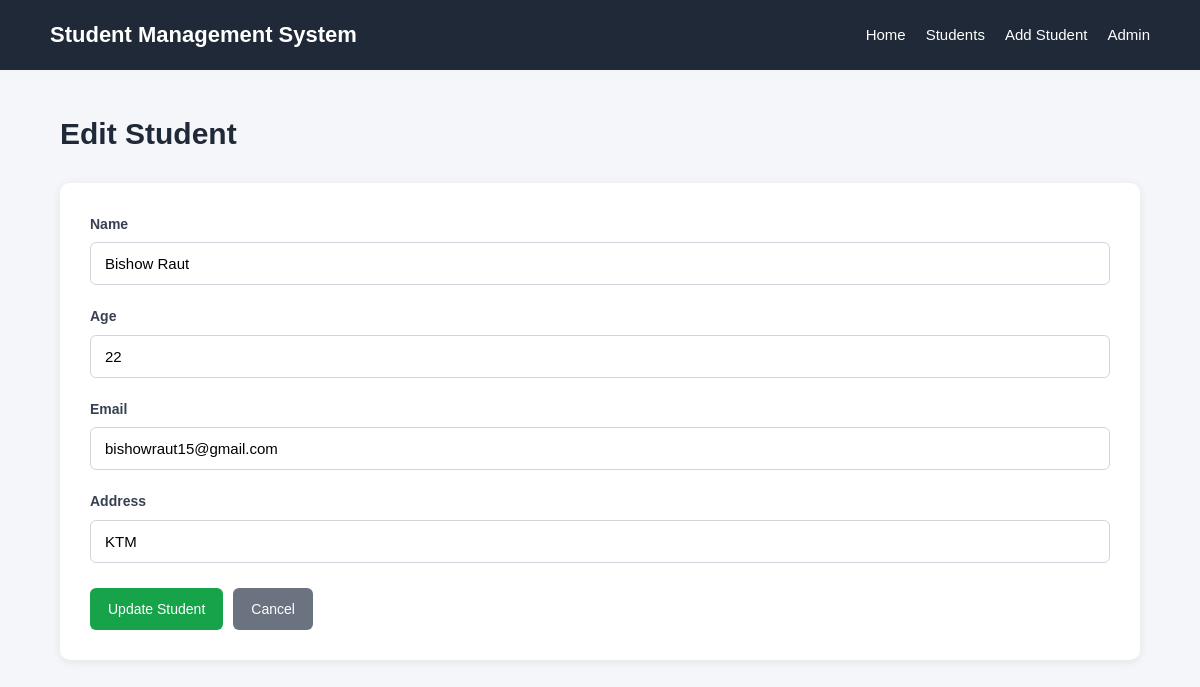
Page /edit/1/ on the committed database.
### studentapp/models.py (models this page shows, shortened)
class Student(models.Model):
    name = models.CharField(max_length=100)
    age = models.PositiveIntegerField()
    email = models.EmailField(unique=True)
    address = models.CharField(max_length=200)
    created_at = models.DateTimeField(auto_now_add=True)

### studentapp/views.py (the view, shortened to what this page needs)
def edit_student(request, student_id):
    student = get_object_or_404(Student, id=student_id)
    return render(
        request,
        "studentapp/edit_student.html",
        {"student": student}
    )

### templates/studentapp/edit_student.html (shortened to what this page needs)
{% extends "studentapp/home.html" %}
{% block content %}
<div class="page-header">
    <h1>
        Edit Student
    </h1>
</div>
<div class="card">
    <form method="POST">
        <div class="form-group">
            <label>
                Name
            </label>
            <input
                type="text"
                name="name"
                value="{{ student.name }}"
                required
            >
        </div>
        <div class="form-group">
            <label>
                Age
            </label>
            <input
                type="number"
                name="age"
                value="{{ student.age }}"
                min="1"
                required
            >
        </div>
        <div class="form-group">
            <label>
                Email
            </label>
            <input
                type="email"
                name="email"
                value="{{ student.email }}"
                required
            >
        </div>
        <div class="form-group">
            <label>
                Address
            </label>
            <input
                type="text"
                name="address"
                value="{{ student.address }}"
                required
            >
        </div>
        <div class="form-actions">
            <button
                type="submit"
                class="btn btn-success"
            >
                Update Student
            </button>
            <a
                href="{% url 'student_list' %}"
                class="btn btn-secondary"
            >
                Cancel
            </a>
        </div>
    </form>
</div>
{% endblock %}

### static/css/style.css (style rules this page uses)
* { margin: 0; padding: 0; box-sizing: border-box; }
body { font-family: Arial, Helvetica, sans-serif; background: #f4f6f9; color: #333; line-height: 1.6; }
.page-header { display: flex; justify-content: space-between; align-items: center; margin-bottom: 25px; }
.page-header h1 { font-size: 30px; color: #1f2937; }
.btn { display: inline-block; padding: 10px 18px; border: none; border-radius: 6px; text-decoration: none; cursor: pointer; font-size: 14px; font-weight: 500; transition: 0.3s; }
.btn-success { background: #16a34a; color: #ffffff; }
.btn-secondary { background: #6b7280; color: #ffffff; }
.card { background: #ffffff; padding: 30px; border-radius: 10px; box-shadow: 0 2px 10px rgba(0, 0, 0, 0.08); }
.form-group { margin-bottom: 20px; }
.form-group label { display: block; margin-bottom: 7px; color: #374151; font-weight: 600; font-size: 14px; }
.form-group input { width: 100%; padding: 12px 14px; border: 1px solid #d1d5db; border-radius: 6px; font-size: 15px; outline: none; transition: 0.3s; }
.form-group input::placeholder { color: #9ca3af; }
.form-actions { display: flex; gap: 10px; margin-top: 25px; }

### rows in the picture
Student: name "Bishow Raut", age "22", email "bishowraut15@gmail.com", address "KTM"
